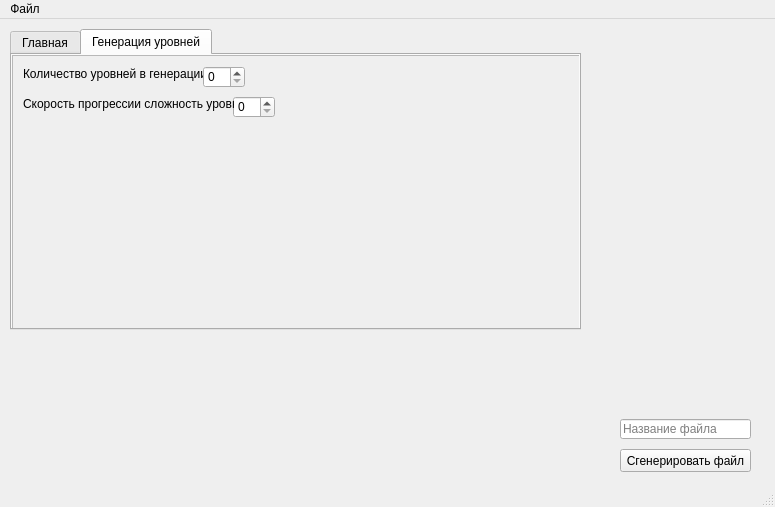
<?xml version="1.0" encoding="UTF-8"?>
<ui version="4.0">
 <class>MainWindow</class>
 <widget class="QMainWindow" name="MainWindow">
  <property name="geometry">
   <rect>
    <x>0</x>
    <y>0</y>
    <width>775</width>
    <height>507</height>
   </rect>
  </property>
  <property name="windowTitle">
   <string>MainWindow</string>
  </property>
  <widget class="QWidget" name="centralwidget">
   <widget class="QTabWidget" name="tabWidget">
    <property name="geometry">
     <rect>
      <x>10</x>
      <y>10</y>
      <width>571</width>
      <height>301</height>
     </rect>
    </property>
    <property name="currentIndex">
     <number>1</number>
    </property>
    <widget class="QWidget" name="tab">
     <attribute name="title">
      <string>Главная</string>
     </attribute>
     <widget class="QScrollArea" name="scrollArea">
      <property name="geometry">
       <rect>
        <x>0</x>
        <y>0</y>
        <width>571</width>
        <height>281</height>
       </rect>
      </property>
      <property name="widgetResizable">
       <bool>true</bool>
      </property>
      <widget class="QWidget" name="scrollAreaWidgetContents">
       <property name="geometry">
        <rect>
         <x>0</x>
         <y>0</y>
         <width>569</width>
         <height>279</height>
        </rect>
       </property>
       <widget class="QSpinBox" name="spinBox">
        <property name="geometry">
         <rect>
          <x>110</x>
          <y>10</y>
          <width>42</width>
          <height>22</height>
         </rect>
        </property>
       </widget>
       <widget class="QLabel" name="label">
        <property name="geometry">
         <rect>
          <x>10</x>
          <y>10</y>
          <width>101</width>
          <height>21</height>
         </rect>
        </property>
        <property name="text">
         <string>Количество волн:</string>
        </property>
       </widget>
       <widget class="QCheckBox" name="checkBox">
        <property name="geometry">
         <rect>
          <x>10</x>
          <y>250</y>
          <width>171</width>
          <height>21</height>
         </rect>
        </property>
        <property name="text">
         <string>Есть ли босс? (Не работает)</string>
        </property>
       </widget>
       <widget class="QLabel" name="label_2">
        <property name="geometry">
         <rect>
          <x>10</x>
          <y>40</y>
          <width>151</width>
          <height>21</height>
         </rect>
        </property>
        <property name="text">
         <string>Количество врагов в волне:</string>
        </property>
       </widget>
       <widget class="QSpinBox" name="spinBox_2">
        <property name="geometry">
         <rect>
          <x>160</x>
          <y>40</y>
          <width>42</width>
          <height>22</height>
         </rect>
        </property>
       </widget>
       <widget class="QLabel" name="label_3">
        <property name="geometry">
         <rect>
          <x>10</x>
          <y>70</y>
          <width>161</width>
          <height>21</height>
         </rect>
        </property>
        <property name="text">
         <string>Максимальный уровень врагов:</string>
        </property>
       </widget>
       <widget class="QSpinBox" name="spinBox_3">
        <property name="geometry">
         <rect>
          <x>180</x>
          <y>70</y>
          <width>42</width>
          <height>22</height>
         </rect>
        </property>
       </widget>
       <widget class="QLabel" name="label_4">
        <property name="geometry">
         <rect>
          <x>10</x>
          <y>100</y>
          <width>171</width>
          <height>31</height>
         </rect>
        </property>
        <property name="text">
         <string>Максимальная скорость врагов:</string>
        </property>
       </widget>
       <widget class="QSpinBox" name="spinBox_4">
        <property name="geometry">
         <rect>
          <x>180</x>
          <y>100</y>
          <width>42</width>
          <height>22</height>
         </rect>
        </property>
       </widget>
      </widget>
     </widget>
    </widget>
    <widget class="QWidget" name="tab_2">
     <attribute name="title">
      <string>Генерация уровней</string>
     </attribute>
     <widget class="QScrollArea" name="scrollArea_2">
      <property name="geometry">
       <rect>
        <x>0</x>
        <y>0</y>
        <width>571</width>
        <height>281</height>
       </rect>
      </property>
      <property name="widgetResizable">
       <bool>true</bool>
      </property>
      <widget class="QWidget" name="scrollAreaWidgetContents_2">
       <property name="geometry">
        <rect>
         <x>0</x>
         <y>0</y>
         <width>569</width>
         <height>279</height>
        </rect>
       </property>
       <widget class="QLabel" name="label_5">
        <property name="geometry">
         <rect>
          <x>10</x>
          <y>10</y>
          <width>181</width>
          <height>16</height>
         </rect>
        </property>
        <property name="text">
         <string>Количество уровней в генерации:</string>
        </property>
       </widget>
       <widget class="QSpinBox" name="spinBox_5">
        <property name="geometry">
         <rect>
          <x>190</x>
          <y>10</y>
          <width>42</width>
          <height>22</height>
         </rect>
        </property>
       </widget>
       <widget class="QSpinBox" name="spinBox_6">
        <property name="geometry">
         <rect>
          <x>220</x>
          <y>40</y>
          <width>42</width>
          <height>22</height>
         </rect>
        </property>
       </widget>
       <widget class="QLabel" name="label_6">
        <property name="geometry">
         <rect>
          <x>10</x>
          <y>40</y>
          <width>211</width>
          <height>16</height>
         </rect>
        </property>
        <property name="text">
         <string>Скорость прогрессии сложность уровня:</string>
        </property>
       </widget>
      </widget>
     </widget>
    </widget>
   </widget>
   <widget class="QPushButton" name="pushButton">
    <property name="geometry">
     <rect>
      <x>620</x>
      <y>430</y>
      <width>131</width>
      <height>23</height>
     </rect>
    </property>
    <property name="text">
     <string>Сгенерировать файл</string>
    </property>
   </widget>
   <widget class="QLineEdit" name="lineEdit">
    <property name="geometry">
     <rect>
      <x>620</x>
      <y>400</y>
      <width>131</width>
      <height>20</height>
     </rect>
    </property>
    <property name="placeholderText">
     <string>Название файла</string>
    </property>
   </widget>
  </widget>
  <widget class="QMenuBar" name="menubar">
   <property name="geometry">
    <rect>
     <x>0</x>
     <y>0</y>
     <width>775</width>
     <height>21</height>
    </rect>
   </property>
   <widget class="QMenu" name="menu">
    <property name="title">
     <string>Файл</string>
    </property>
    <addaction name="action"/>
    <addaction name="action_2"/>
    <addaction name="action_3"/>
   </widget>
   <addaction name="menu"/>
  </widget>
  <widget class="QStatusBar" name="statusbar"/>
  <action name="action">
   <property name="text">
    <string>Создать</string>
   </property>
  </action>
  <action name="action_2">
   <property name="text">
    <string>Открыть</string>
   </property>
  </action>
  <action name="action_3">
   <property name="text">
    <string>Закрыть</string>
   </property>
  </action>
 </widget>
 <resources/>
 <connections/>
</ui>
